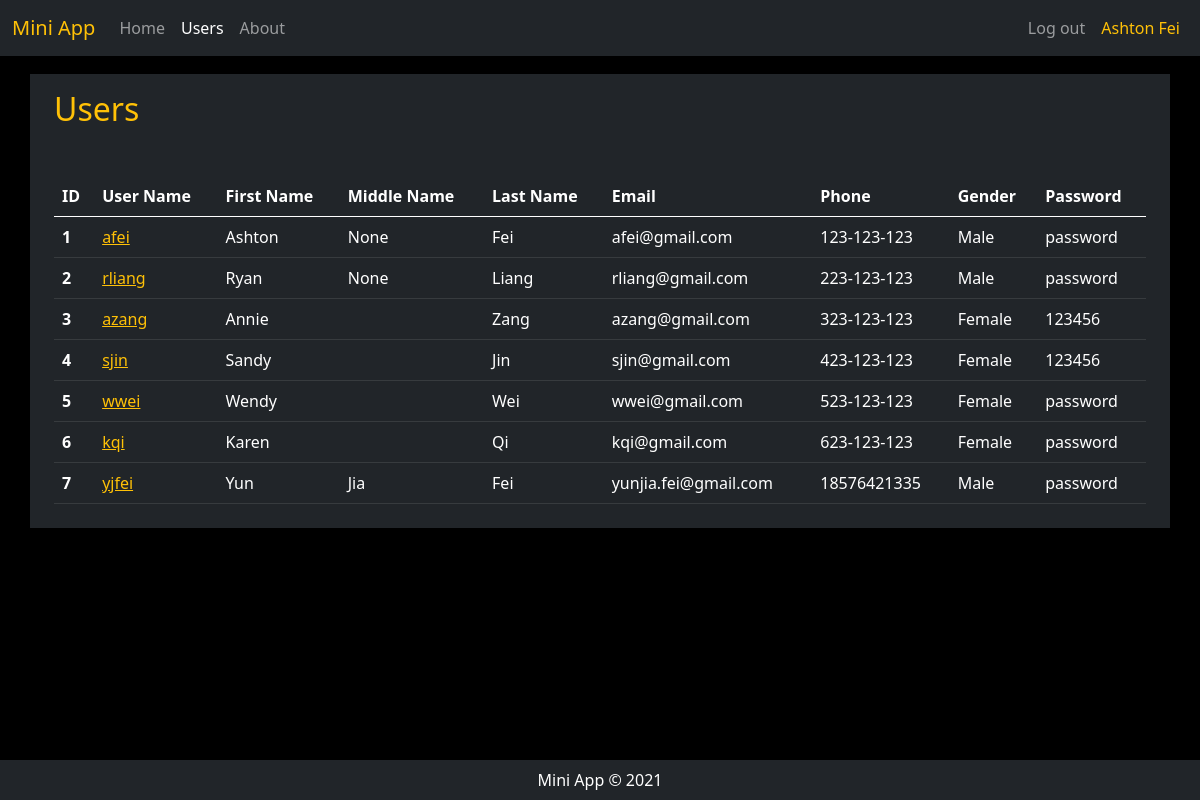
Page /users (signed in) on the earlier database version.
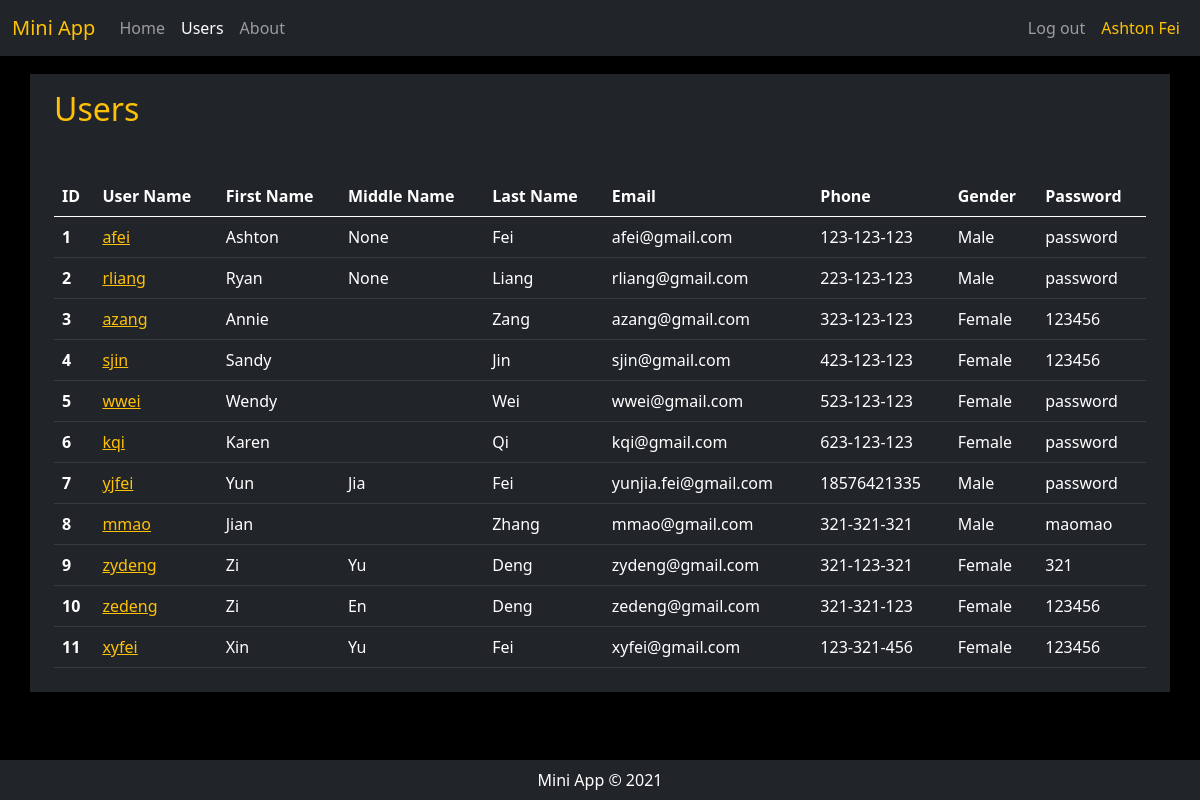
Same page on the later database version.
### App/database.py (models this page shows)
class User(db.Model, UserMixin):
    id = db.Column(db.Integer, primary_key=True)
    username = db.Column(db.String(30), nullable=False, unique=True)
    first_name = db.Column(db.String(30), nullable=False)
    middle_name = db.Column(db.String(30))
    last_name = db.Column(db.String(30), nullable=False)
    email = db.Column(db.String(100), nullable=False, unique=True)
    phone = db.Column(db.String(100), nullable=False)
    gender = db.Column(db.String(10), nullable=False)
    password_hash = db.Column(db.String(16), nullable=False)

### App/routes.py (the view)
@app.route('/users', methods=['GET', 'POST'])
@login_required
def users():
    items = User.query.all()
    return render_template('users.html', current_user=current_user, items=items, headers=USER_HEADERS)

### App/routes.py (called while the page is built)
@login_manager.user_loader
def load_user(user_id):
    return User.query.get(int(user_id))

### App/templates/users.html (shortened to what this page needs)
{% extends "base.html" %}
{% block content %}
<div class='container py-2 mt-2'>
    <div class="mt-2 mb-5 text-warning">
        <h2>Users</h2>
    </div>
    <div class="table-responsive">
        <table class="table table-dark">
            <thead>
            <tr>
                {% for header in headers:%}
                    <th>{{header.label}}</th>
                {% endfor%}
            </tr>
        </thead>
        <tbody class="table-striped">
            {% for user in items: %}
            <tr>
                {% for header in headers:%}
                    {% if header.key == 'id': %}
                        <th>{{user.id}}</th>
                    {% elif header.key == 'username': %}
                        <td><a href="{{url_for('user', id=user.id)}}" class="link-warning">{{user[header.key]}}</a></td>
                    {% else: %}
                    <td>{{user[header.key]}}</td>
                    {% endif %}
                {% endfor %}
            </tr>
            {% endfor %}
        </tbody>
        </table>
    </div>
</div>
{% endblock%}

### App/templates/base.html (shortened to what this page needs)
<!DOCTYPE html>
<html lang="en">
<head>
    <link href="https://cdn.jsdelivr.net/npm/bootstrap@5.0.0-beta3/dist/css/bootstrap.min.css" rel="stylesheet"
 />
    <link rel="stylesheet" href="{{url_for('static', filename='style.css')}}">
</head>
<body class='text-white' style='background-color: #000000; padding-top: 66px; padding-bottom: 66px;'>
    <nav class="navbar navbar-dark bg-dark fixed-top navbar-expand-lg">
        <div class="container-fluid">
            <a class="navbar-brand text-warning" href="{{ url_for('home') }}">Mini App</a>
            <div class="collapse navbar-collapse" id="navbarNav">
                <div class="navbar-nav me-auto">
                    {% if current_user.is_authenticated %}
                    <a {% if request.path=='/' %} class="nav-link active" aria-current="page" {% else %}
                        class="nav-link" {% endif %} href="{{ url_for('home') }}">Home</a>
                    <a {% if request.path=='/users' %} class="nav-link active" aria-current="page" {% else %}
                        class="nav-link" {% endif %} href="{{ url_for('users') }}">Users</a>
                    <a {% if request.path=='/about' %} class="nav-link active" aria-current="page" {% else %}
                        class="nav-link" {% endif %} href="{{ url_for('about') }}">About</a>
                    {% endif %}
                </div>
                <div class="navbar-nav">
                    {% if current_user.is_authenticated %}
                    <a class="nav-link" href="{{ url_for('logout') }}">Log out</a>
                    <a class="nav-link text-warning"
                        href="{{ url_for('user', id=current_user.id)}}">{{current_user.first_name}}
                        {{current_user.last_name}}</a>
                    {% endif %}
                </div>
            </div>
        </div>
    </nav>
    <div class="container bg-dark">
        {% block content %}{% endblock %}
    </div>
    <div class="bg-dark fixed-bottom p-2">
        <p class="text-center m-0">Mini App &copy; 2021</p>
    </div>
</body>
</html>

Differences in the rows shown:
added User: id "8", username "mmao", first_name "Jian" "Zhang" "mmao@gmail.com" "321-321-321" "Male" "maomao"
added User: id "9", username "zydeng", first_name "Zi" "Yu" "Deng" "zydeng@gmail.com" "321-123-321" "Female" "321"
added User: id "10", username "zedeng", first_name "Zi" "En" "Deng" "zedeng@gmail.com" "321-321-123" "Female" "123456"
added User: id "11", username "xyfei", first_name "Xin" "Yu" "Fei" "xyfei@gmail.com" "123-321-456" "Female" "123456"
